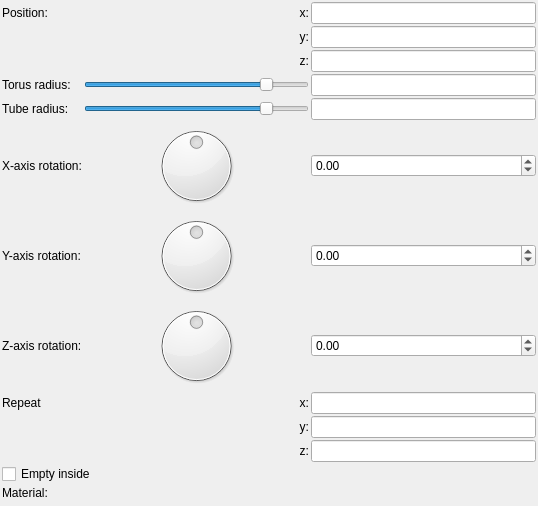
<?xml version="1.0" encoding="UTF-8"?>
<ui version="4.0">
 <class>Form</class>
 <widget class="QWidget" name="Form">
  <property name="geometry">
   <rect>
    <x>0</x>
    <y>0</y>
    <width>538</width>
    <height>506</height>
   </rect>
  </property>
  <property name="windowTitle">
   <string>Form</string>
  </property>
  <layout class="QVBoxLayout" name="verticalLayout">
   <property name="spacing">
    <number>2</number>
   </property>
   <property name="leftMargin">
    <number>2</number>
   </property>
   <property name="topMargin">
    <number>2</number>
   </property>
   <property name="rightMargin">
    <number>2</number>
   </property>
   <property name="bottomMargin">
    <number>2</number>
   </property>
   <item>
    <layout class="QGridLayout" name="gridLayout">
     <property name="spacing">
      <number>2</number>
     </property>
     <item row="5" column="2">
      <widget class="MyDoubleSpinBox" name="spinboxd3_rotation_x">
       <property name="sizePolicy">
        <sizepolicy hsizetype="Minimum" vsizetype="Maximum">
         <horstretch>0</horstretch>
         <verstretch>0</verstretch>
        </sizepolicy>
       </property>
       <property name="prefix">
        <string/>
       </property>
       <property name="suffix">
        <string/>
       </property>
       <property name="decimals">
        <number>2</number>
       </property>
       <property name="minimum">
        <double>-36000.000000000000000</double>
       </property>
       <property name="maximum">
        <double>36000.000000000000000</double>
       </property>
       <property name="singleStep">
        <double>0.100000000000000</double>
       </property>
      </widget>
     </item>
     <item row="1" column="2">
      <widget class="MyLineEdit" name="vect3_position_y">
       <property name="sizePolicy">
        <sizepolicy hsizetype="Expanding" vsizetype="Maximum">
         <horstretch>0</horstretch>
         <verstretch>0</verstretch>
        </sizepolicy>
       </property>
      </widget>
     </item>
     <item row="10" column="2">
      <widget class="MyLineEdit" name="vect3_repeat_z">
       <property name="sizePolicy">
        <sizepolicy hsizetype="Expanding" vsizetype="Maximum">
         <horstretch>0</horstretch>
         <verstretch>0</verstretch>
        </sizepolicy>
       </property>
      </widget>
     </item>
     <item row="2" column="1">
      <widget class="QLabel" name="label_13">
       <property name="text">
        <string>z:</string>
       </property>
       <property name="alignment">
        <set>Qt::AlignRight|Qt::AlignTrailing|Qt::AlignVCenter</set>
       </property>
      </widget>
     </item>
     <item row="6" column="0">
      <widget class="QLabel" name="label_9">
       <property name="text">
        <string>Y-axis rotation:</string>
       </property>
      </widget>
     </item>
     <item row="11" column="0" colspan="2">
      <widget class="MyCheckBox" name="checkBox_empty">
       <property name="sizePolicy">
        <sizepolicy hsizetype="Minimum" vsizetype="Maximum">
         <horstretch>0</horstretch>
         <verstretch>0</verstretch>
        </sizepolicy>
       </property>
       <property name="text">
        <string>Empty inside</string>
       </property>
      </widget>
     </item>
     <item row="7" column="0">
      <widget class="QLabel" name="label_15">
       <property name="text">
        <string>Z-axis rotation:</string>
       </property>
      </widget>
     </item>
     <item row="7" column="2">
      <widget class="MyDoubleSpinBox" name="spinboxd3_rotation_z">
       <property name="sizePolicy">
        <sizepolicy hsizetype="Minimum" vsizetype="Maximum">
         <horstretch>0</horstretch>
         <verstretch>0</verstretch>
        </sizepolicy>
       </property>
       <property name="prefix">
        <string/>
       </property>
       <property name="suffix">
        <string/>
       </property>
       <property name="decimals">
        <number>2</number>
       </property>
       <property name="minimum">
        <double>-36000.000000000000000</double>
       </property>
       <property name="maximum">
        <double>36000.000000000000000</double>
       </property>
       <property name="singleStep">
        <double>0.100000000000000</double>
       </property>
      </widget>
     </item>
     <item row="7" column="1">
      <widget class="QDial" name="dial3_rotation_z">
       <property name="minimum">
        <number>-18000</number>
       </property>
       <property name="maximum">
        <number>18000</number>
       </property>
       <property name="wrapping">
        <bool>true</bool>
       </property>
      </widget>
     </item>
     <item row="0" column="2">
      <widget class="MyLineEdit" name="vect3_position_x">
       <property name="sizePolicy">
        <sizepolicy hsizetype="Expanding" vsizetype="Maximum">
         <horstretch>0</horstretch>
         <verstretch>0</verstretch>
        </sizepolicy>
       </property>
      </widget>
     </item>
     <item row="4" column="2">
      <widget class="MyLineEdit" name="logedit_tube_radius">
       <property name="sizePolicy">
        <sizepolicy hsizetype="Expanding" vsizetype="Maximum">
         <horstretch>0</horstretch>
         <verstretch>0</verstretch>
        </sizepolicy>
       </property>
      </widget>
     </item>
     <item row="5" column="0">
      <widget class="QLabel" name="label_8">
       <property name="text">
        <string>X-axis rotation:</string>
       </property>
      </widget>
     </item>
     <item row="1" column="1">
      <widget class="QLabel" name="label_12">
       <property name="text">
        <string>y:</string>
       </property>
       <property name="alignment">
        <set>Qt::AlignRight|Qt::AlignTrailing|Qt::AlignVCenter</set>
       </property>
      </widget>
     </item>
     <item row="3" column="0">
      <widget class="QLabel" name="label_14">
       <property name="text">
        <string>Torus radius:</string>
       </property>
      </widget>
     </item>
     <item row="2" column="2">
      <widget class="MyLineEdit" name="vect3_position_z">
       <property name="sizePolicy">
        <sizepolicy hsizetype="Expanding" vsizetype="Maximum">
         <horstretch>0</horstretch>
         <verstretch>0</verstretch>
        </sizepolicy>
       </property>
      </widget>
     </item>
     <item row="4" column="0">
      <widget class="QLabel" name="label_16">
       <property name="text">
        <string>Tube radius:</string>
       </property>
      </widget>
     </item>
     <item row="10" column="1">
      <widget class="QLabel" name="label_repeat_z_2">
       <property name="text">
        <string>z:</string>
       </property>
       <property name="alignment">
        <set>Qt::AlignRight|Qt::AlignTrailing|Qt::AlignVCenter</set>
       </property>
      </widget>
     </item>
     <item row="9" column="1">
      <widget class="QLabel" name="label_repeat_y_2">
       <property name="text">
        <string>y:</string>
       </property>
       <property name="alignment">
        <set>Qt::AlignRight|Qt::AlignTrailing|Qt::AlignVCenter</set>
       </property>
      </widget>
     </item>
     <item row="5" column="1">
      <widget class="QDial" name="dial3_rotation_x">
       <property name="minimum">
        <number>-18000</number>
       </property>
       <property name="maximum">
        <number>18000</number>
       </property>
       <property name="wrapping">
        <bool>true</bool>
       </property>
      </widget>
     </item>
     <item row="6" column="2">
      <widget class="MyDoubleSpinBox" name="spinboxd3_rotation_y">
       <property name="sizePolicy">
        <sizepolicy hsizetype="Minimum" vsizetype="Maximum">
         <horstretch>0</horstretch>
         <verstretch>0</verstretch>
        </sizepolicy>
       </property>
       <property name="prefix">
        <string/>
       </property>
       <property name="suffix">
        <string/>
       </property>
       <property name="decimals">
        <number>2</number>
       </property>
       <property name="minimum">
        <double>-36000.000000000000000</double>
       </property>
       <property name="maximum">
        <double>36000.000000000000000</double>
       </property>
       <property name="singleStep">
        <double>0.100000000000000</double>
       </property>
      </widget>
     </item>
     <item row="4" column="1">
      <widget class="QSlider" name="logslider_tube_radius">
       <property name="sizePolicy">
        <sizepolicy hsizetype="Expanding" vsizetype="Maximum">
         <horstretch>0</horstretch>
         <verstretch>0</verstretch>
        </sizepolicy>
       </property>
       <property name="sizeIncrement">
        <size>
         <width>0</width>
         <height>0</height>
        </size>
       </property>
       <property name="minimum">
        <number>-1500</number>
       </property>
       <property name="maximum">
        <number>300</number>
       </property>
       <property name="orientation">
        <enum>Qt::Horizontal</enum>
       </property>
      </widget>
     </item>
     <item row="0" column="1">
      <widget class="QLabel" name="label_11">
       <property name="text">
        <string>x:</string>
       </property>
       <property name="alignment">
        <set>Qt::AlignRight|Qt::AlignTrailing|Qt::AlignVCenter</set>
       </property>
      </widget>
     </item>
     <item row="3" column="2">
      <widget class="MyLineEdit" name="logedit_radius">
       <property name="sizePolicy">
        <sizepolicy hsizetype="Expanding" vsizetype="Maximum">
         <horstretch>0</horstretch>
         <verstretch>0</verstretch>
        </sizepolicy>
       </property>
      </widget>
     </item>
     <item row="8" column="1">
      <widget class="QLabel" name="label_repeat_x_2">
       <property name="text">
        <string>x:</string>
       </property>
       <property name="alignment">
        <set>Qt::AlignRight|Qt::AlignTrailing|Qt::AlignVCenter</set>
       </property>
      </widget>
     </item>
     <item row="9" column="2">
      <widget class="MyLineEdit" name="vect3_repeat_y">
       <property name="sizePolicy">
        <sizepolicy hsizetype="Expanding" vsizetype="Maximum">
         <horstretch>0</horstretch>
         <verstretch>0</verstretch>
        </sizepolicy>
       </property>
      </widget>
     </item>
     <item row="3" column="1">
      <widget class="QSlider" name="logslider_radius">
       <property name="sizePolicy">
        <sizepolicy hsizetype="Expanding" vsizetype="Maximum">
         <horstretch>0</horstretch>
         <verstretch>0</verstretch>
        </sizepolicy>
       </property>
       <property name="sizeIncrement">
        <size>
         <width>0</width>
         <height>0</height>
        </size>
       </property>
       <property name="minimum">
        <number>-1500</number>
       </property>
       <property name="maximum">
        <number>300</number>
       </property>
       <property name="orientation">
        <enum>Qt::Horizontal</enum>
       </property>
      </widget>
     </item>
     <item row="8" column="2">
      <widget class="MyLineEdit" name="vect3_repeat_x">
       <property name="sizePolicy">
        <sizepolicy hsizetype="Expanding" vsizetype="Maximum">
         <horstretch>0</horstretch>
         <verstretch>0</verstretch>
        </sizepolicy>
       </property>
      </widget>
     </item>
     <item row="6" column="1">
      <widget class="QDial" name="dial3_rotation_y">
       <property name="minimum">
        <number>-18000</number>
       </property>
       <property name="maximum">
        <number>18000</number>
       </property>
       <property name="wrapping">
        <bool>true</bool>
       </property>
      </widget>
     </item>
     <item row="0" column="0">
      <widget class="QLabel" name="label_10">
       <property name="text">
        <string>Position:</string>
       </property>
      </widget>
     </item>
     <item row="8" column="0">
      <widget class="QLabel" name="label_2">
       <property name="text">
        <string>Repeat</string>
       </property>
      </widget>
     </item>
     <item row="12" column="0">
      <widget class="QLabel" name="label_20">
       <property name="text">
        <string>Material:</string>
       </property>
      </widget>
     </item>
     <item row="12" column="1" colspan="2">
      <widget class="cMaterialSelector" name="materialselector_material_id" native="true">
       <property name="sizePolicy">
        <sizepolicy hsizetype="Preferred" vsizetype="Minimum">
         <horstretch>0</horstretch>
         <verstretch>0</verstretch>
        </sizepolicy>
       </property>
      </widget>
     </item>
    </layout>
   </item>
   <item>
    <spacer name="verticalSpacer">
     <property name="orientation">
      <enum>Qt::Vertical</enum>
     </property>
     <property name="sizeHint" stdset="0">
      <size>
       <width>20</width>
       <height>40</height>
      </size>
     </property>
    </spacer>
   </item>
  </layout>
 </widget>
 <customwidgets>
  <customwidget>
   <class>MyLineEdit</class>
   <extends>QLineEdit</extends>
   <header>my_line_edit.h</header>
  </customwidget>
  <customwidget>
   <class>MyDoubleSpinBox</class>
   <extends>QDoubleSpinBox</extends>
   <header>my_double_spin_box.h</header>
  </customwidget>
  <customwidget>
   <class>cMaterialSelector</class>
   <extends>QWidget</extends>
   <header>material_selector.h</header>
   <container>1</container>
  </customwidget>
  <customwidget>
   <class>MyCheckBox</class>
   <extends>QCheckBox</extends>
   <header>my_check_box.h</header>
  </customwidget>
 </customwidgets>
 <tabstops>
  <tabstop>vect3_position_x</tabstop>
  <tabstop>vect3_position_y</tabstop>
  <tabstop>vect3_position_z</tabstop>
  <tabstop>logslider_radius</tabstop>
  <tabstop>logedit_radius</tabstop>
  <tabstop>logslider_tube_radius</tabstop>
  <tabstop>logedit_tube_radius</tabstop>
  <tabstop>dial3_rotation_x</tabstop>
  <tabstop>spinboxd3_rotation_x</tabstop>
  <tabstop>dial3_rotation_y</tabstop>
  <tabstop>spinboxd3_rotation_y</tabstop>
  <tabstop>dial3_rotation_z</tabstop>
  <tabstop>spinboxd3_rotation_z</tabstop>
  <tabstop>vect3_repeat_x</tabstop>
  <tabstop>vect3_repeat_y</tabstop>
  <tabstop>vect3_repeat_z</tabstop>
  <tabstop>checkBox_empty</tabstop>
 </tabstops>
 <resources/>
 <connections/>
</ui>
